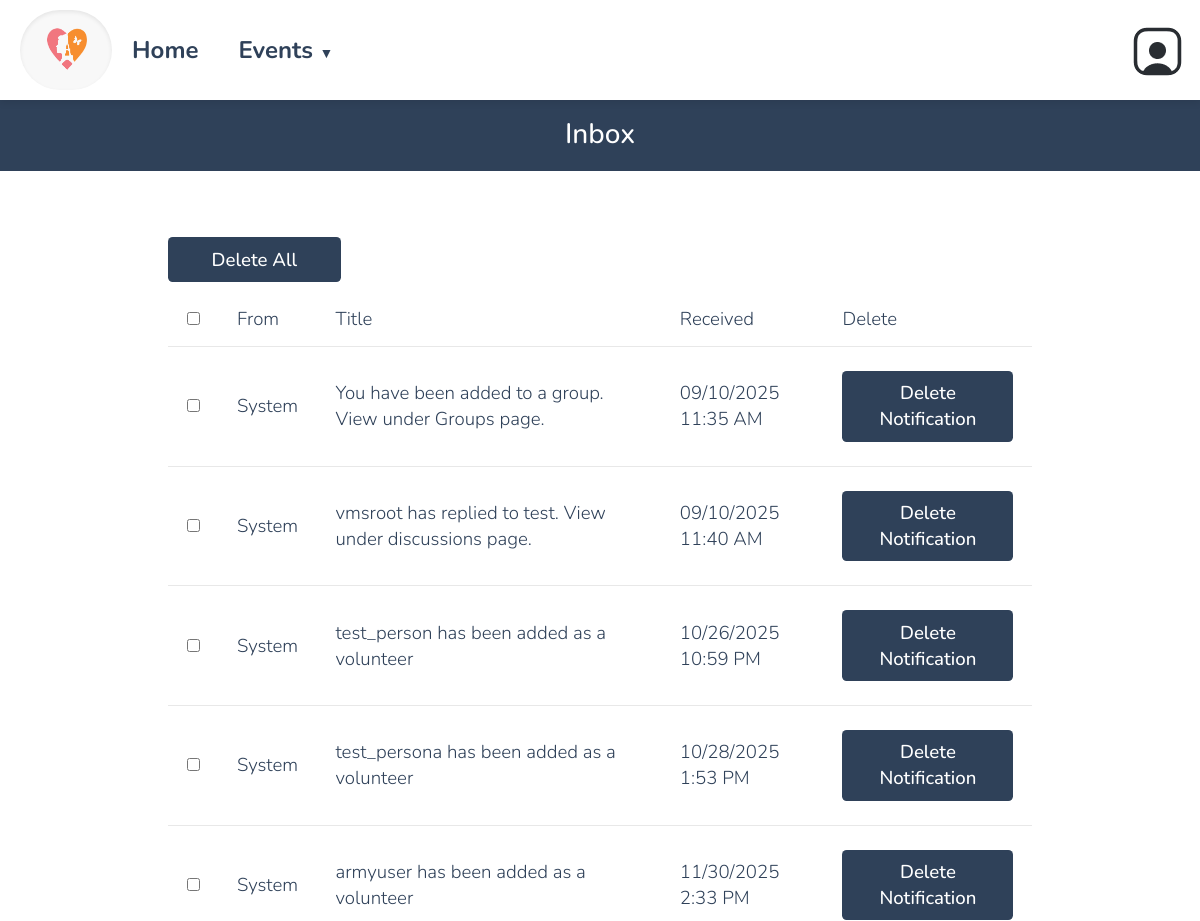
The app's page /inbox.php (signed in, upper part), older data.
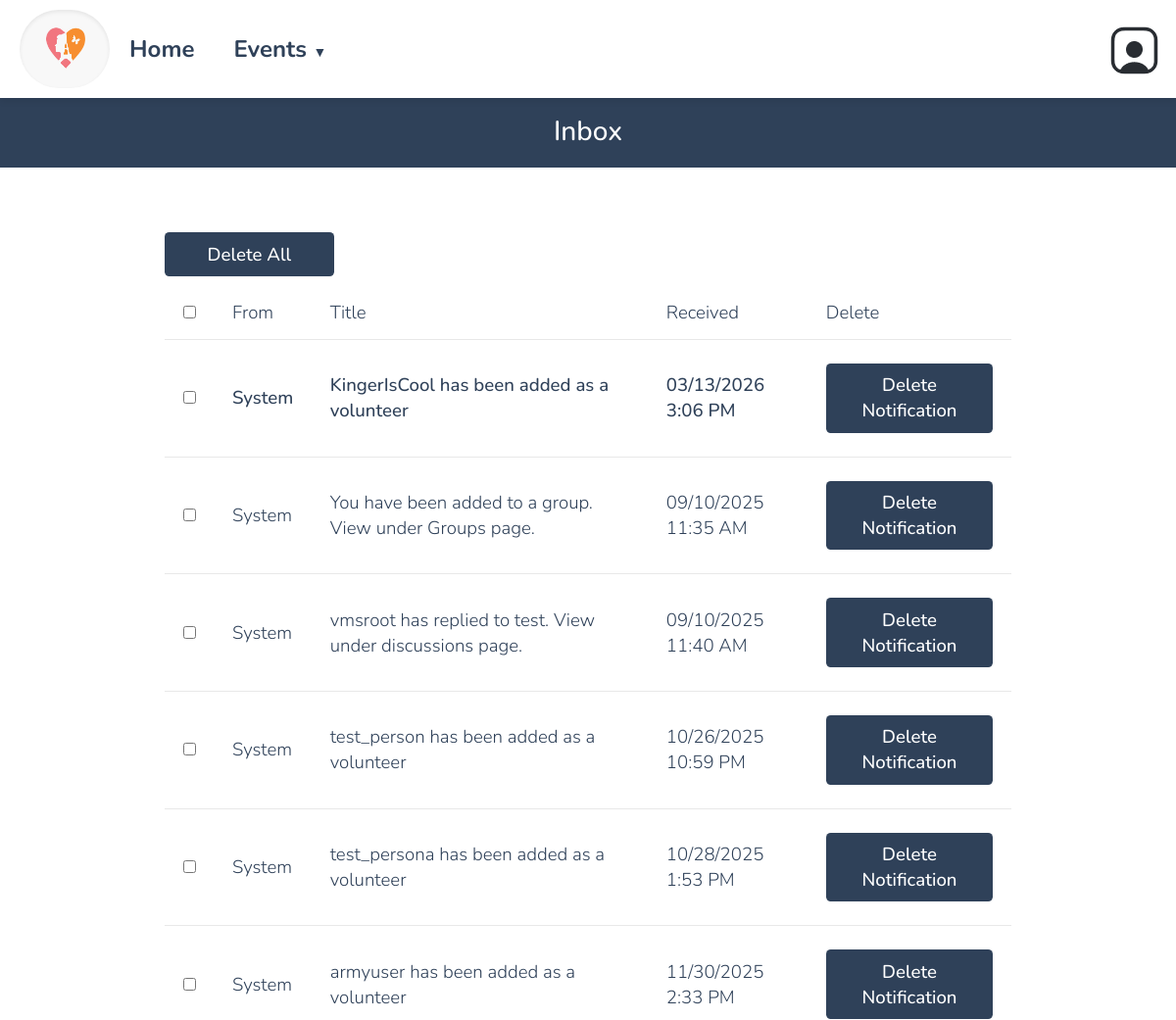
The same page, newer data.
### tables this page shows
CREATE TABLE `dbmessages` (
  `id` int(11) NOT NULL,
  `senderID` varchar(256) NOT NULL,
  `recipientID` varchar(256) NOT NULL,
  `title` varchar(256) NOT NULL,
  `body` text NOT NULL,
  `time` varchar(16) NOT NULL,
  `wasRead` tinyint(1) NOT NULL DEFAULT 0,
  `prioritylevel` tinyint(4) NOT NULL DEFAULT 0
);

### database/dbMessages.php (called while the page is built, shortened)
<?php
function get_user_unread_messages($userID) {
    $query = "select * from dbmessages
              where recipientID='$userID' AND wasread = 0
              order by time ASC";
    $connection = connect();
    $result = mysqli_query($connection, $query);
    $messages = mysqli_fetch_all($result, MYSQLI_ASSOC);
    return $messages;
}
function get_user_read_messages($userID) {
    $query = "select * from dbmessages
              where recipientID='$userID' AND wasread = 1
              order by time ASC";
    $connection = connect();
    $result = mysqli_query($connection, $query);
    $messages = mysqli_fetch_all($result, MYSQLI_ASSOC);
    return $messages;
}

### database/dbPersons.php (called while the page is built, shortened)
<?php
    function get_name_from_id($id) {
        if ($id == 'vmsroot') {
            return 'System';
        }
        $query = "select first_name, last_name from dbpersons
            where id='$id'";
        $connection = connect();
        $result = mysqli_query($connection, $query);
        $row = mysqli_fetch_assoc($result);
        return $row['first_name'] . ' ' . $row['last_name'];
    }

### include/output.php (called while the page is built, shortened)
<?php
    function hsc($input) {
        return htmlspecialchars($input ?? '');
    }
    function time24hTo12h($time) {
        $hour = substr($time, 0, 2);
        $minute = substr($time, 3, 2);
        $hour = intval($hour);
        if ($hour < 12) {
            return hsc($hour . ':' . $minute . ' AM');
        } else if ($hour > 12) {
            $hour -= 12;
        }
        return hsc($hour . ':' . $minute . ' PM');
    }

### inbox.php (the view, shortened to what this page needs)
<?php
$userID = null;
if (isset($_SESSION['_id'])) {
    $userID = $_SESSION['_id'];
}
?>
<!DOCTYPE html>
<html>
<head>
    <?php require_once('universal.inc') ?>
    <link rel="stylesheet" href="css/messages.css">
</head>
<body>
<?php require_once('header.php') ?>
<h1>Inbox</h1>
<main class="general">
    <?php
    require_once('database/dbMessages.php');
    require_once('database/dbPersons.php');
    require_once('include/output.php');
    $newMessages = get_user_unread_messages($userID);
    $oldMessages = get_user_read_messages($userID);
    $allMessages = array_merge($newMessages, $oldMessages);
    usort($allMessages, function($a, $b) {
        return strtotime(str_replace('-', ' ', $b['time'])) - strtotime(str_replace('-', ' ', $a['time']));
    });
    ?>
    <?php if (count($allMessages) > 0): ?>
        <form id="bulkDeleteForm" action="deleteNotification.php" method="POST">
            <div class="top-bar">
            <button type="submit" name="delete_all" class="button delete" style="width:20%; margin-bottom: 10px;" onclick="return confirm('Are you sure you want to delete ALL notifications?');">Delete All</button>
            </div>
            <div class="table-wrapper">
                <table class="general">
                    <thead>
                        <tr>
                            <th><input type="checkbox" id="selectAll"></th>
                            <th>From</th>
                            <th>Title</th>
                            <th>Received</th>
                            <th>Delete</th>
                        </tr>
                    </thead>
                    <tbody class="standout">
                        <?php
                            $id_to_name_hash = [];
                            foreach ($allMessages as $message):
                                $sender = $id_to_name_hash[$message['senderID']] ?? get_name_from_id($message['senderID']);
                                $id_to_name_hash[$message['senderID']] = $sender;
                                $messageID = $message['id'];
                                $title = $message['title'];
                                $timePacked = $message['time'];
                                [$year, $month, $day, $clock] = explode('-', $timePacked);
                                $time = time24hto12h($clock);
                                $class = 'message';
                                if (!$message['wasRead']) $class .= ' unread';
                        ?>
                        <tr class="<?= $class ?>" data-message-id="<?= $messageID ?>">
                            <td><input type="checkbox" class="rowCheckbox" name="selected_messages[]" value="<?= $messageID ?>"></td>
                            <td><?= $sender ?></td>
                            <td><?= $title ?></td>
                            <td><?= "$month/$day/$year $time" ?></td>
                            <td>
                                <a class="button delete"
                                href="deleteNotification.php?id=<?= $messageID ?>"
                                onclick="return confirm('Are you sure you want to delete this message?');">
                                Delete Notification
                                </a>
                            </td>
                        </tr>
                        <?php endforeach; ?>
                    </tbody>
                </table>
            </div>
        </form>
        <?php else: ?>
            <p class="no-messages standout">You currently have no notifications.</p>
        <?php endif; ?>
</main>
</body>
</html>

Row changes from the older to the newer data that the page shows:
added dbmessages: senderID "System", title "KingerIsCool has been added as a volunteer", month "03", day "13", year "2026", time "3:06 PM", wasRead 0 (drawn)
